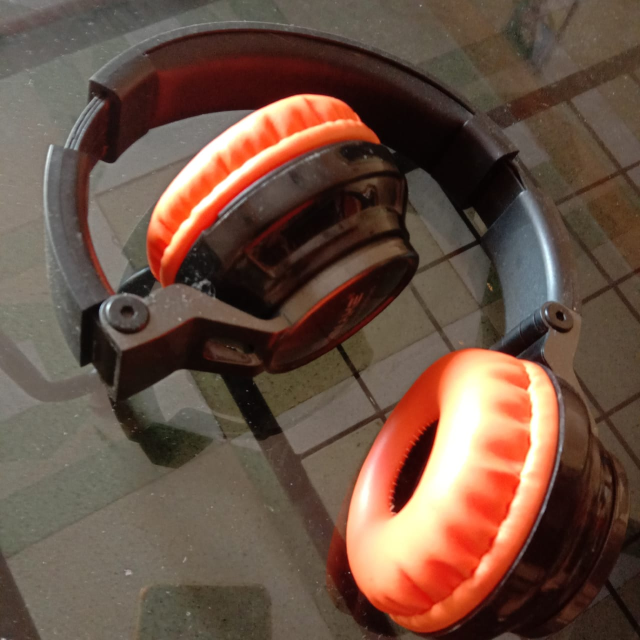
#> input picture PRML_assignment1_2020/New folder/IMG-20201022-WA0001.jpg, 1280 x 1280 px, given as the content of the folder drive/My Drive/prml assignment/assignment 1/question 4/1, which was not available (shown at 1/2 size)
$ python 'question 4.py'
#> lines starting #> are read from the running program, lines starting #| are printed output that depends on the picture; pictures that were not available may be replaced by others from this repository, and a replacement may not be noted
# -*- coding: utf-8 -*-
"""Untitled

Automatically generated by Colaboratory.

Original file is located at
    https://colab.research.google.com/drive/1SerE0YEw4WVc3W1sdQfMcK0ECjGbrKJz
"""

from google.colab import drive
drive.mount('/content/drive')

import glob
import numpy as np
import math
import pandas as pd
import random
import scipy.linalg as la
import matplotlib.pyplot as plt
import cv2

def PCA(C):
  S=C.T @ C
  eval,evect=np.linalg.eigh(S)
  # [5 lines of commented-out code are left out]
  return eval,evect
  # return 0

from random import shuffle
np.random.seed(7)
def load_images(category,n_test):
#> called with category = '1', n_test = 5
  f=glob.glob("drive/My Drive/prml assignment/assignment 1/question 4/"+category+"/*")

  l=[]
  test=[]
  a=0
  b=0
  flag=0
  shuffle(f)
  for i in f:
    img=cv2.imread(i,0)
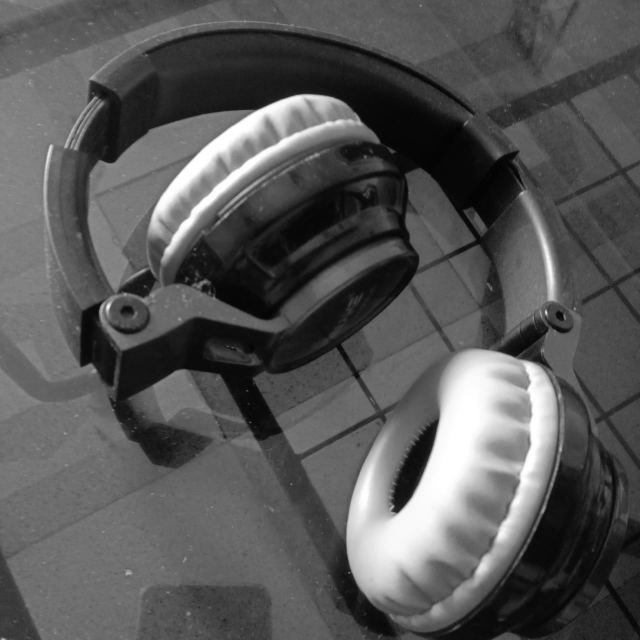
#> img: shape (1280, 1280) (shown at 1/2 size); min 1, max 255, mean 87.1
    img=img[...,None]
    img=cv2.resize(img,(80,80))
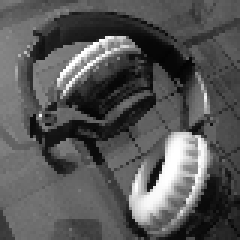
#> img: shape (80, 80) (shown 3 times larger); min 4, max 255, mean 87.2
    img=np.array(img).astype('float32')
    if (flag == 0):
      a,b=img.shape
#> a = 80; b = 80
    img.resize(a*b)
    l.append(img)

  print(f)
  test=l[:n_test]
#> test = 1 item
  print(len(test))
#| 1
  l=l[n_test:]
#> l = []
  test=np.asarray(test).astype('float32')/255
  l=np.asarray(l).astype('float32')/255
#> l = empty array
  return l,test,a*b

# for category 1 headphones
train,test,n_eigv=load_images(category='1',n_test=5)
#> train = empty array; n_eigv = 6400
print(train.shape)
#| (0,)
eig_v,eig_vect = PCA(np.matrix(train))
#> in PCA, `S=C.T @ C`: S = empty array
#> eig_v = empty array; eig_vect = empty array
print(len(eig_v),eig_vect.shape)
#| 0 (0, 0)

# for category 2 vessels
train2,test2,n_eigv2=load_images(category='2',n_test=5)
#| 1
#> train2 = empty array; n_eigv2 = 6400
print(train2.shape)
#| (0,)
eig_v2,eig_vect2= PCA(np.matrix(train2))
#> eig_v2 = empty array; eig_vect2 = empty array
print(len(eig_v2),eig_vect2.shape)
#| 0 (0, 0)

# Commented out IPython magic to ensure Python compatibility.
# %matplotlib inline

print("                         point in categort 1  ","                    point in categort 2     ")
print(" c     ","distance w.r.t category 1 "," distance w.r.t category 2  ","     distance w.r.t category 2 ","     distance w.r.t category 1     ")
# avg distance of category 1 test image w.r.t. both catgories for given % of eigen vectors
d1=[]
# avg distance of category 2 test image w.r.t. both catgories for given % of eigen vectors
d2=[]
# sum of avg distance of category 1 test image w.r.t. category 1
dsum1=[]
# sum of avg distance of category 1 test image w.r.t. category 2
dsum2=[]
# sum of avg distance of category 2 test image w.r.t. category 1
dsum11=[]
# sum of avg distance of category 2 test image w.r.t. category 2
dsum22=[]
K=[0.1,0.2,0.3,0.5,0.75,1]
for i in range(len(K)):
  c = n_eigv * K[i]
  c=int(c)
  l = eig_vect[:,-1:-1+-1*c:-1]
      #      20 * 1600  @ 1600 * c
  project =  train @ l
#> (the run stopped early here; a loop or call above may not have finished)
